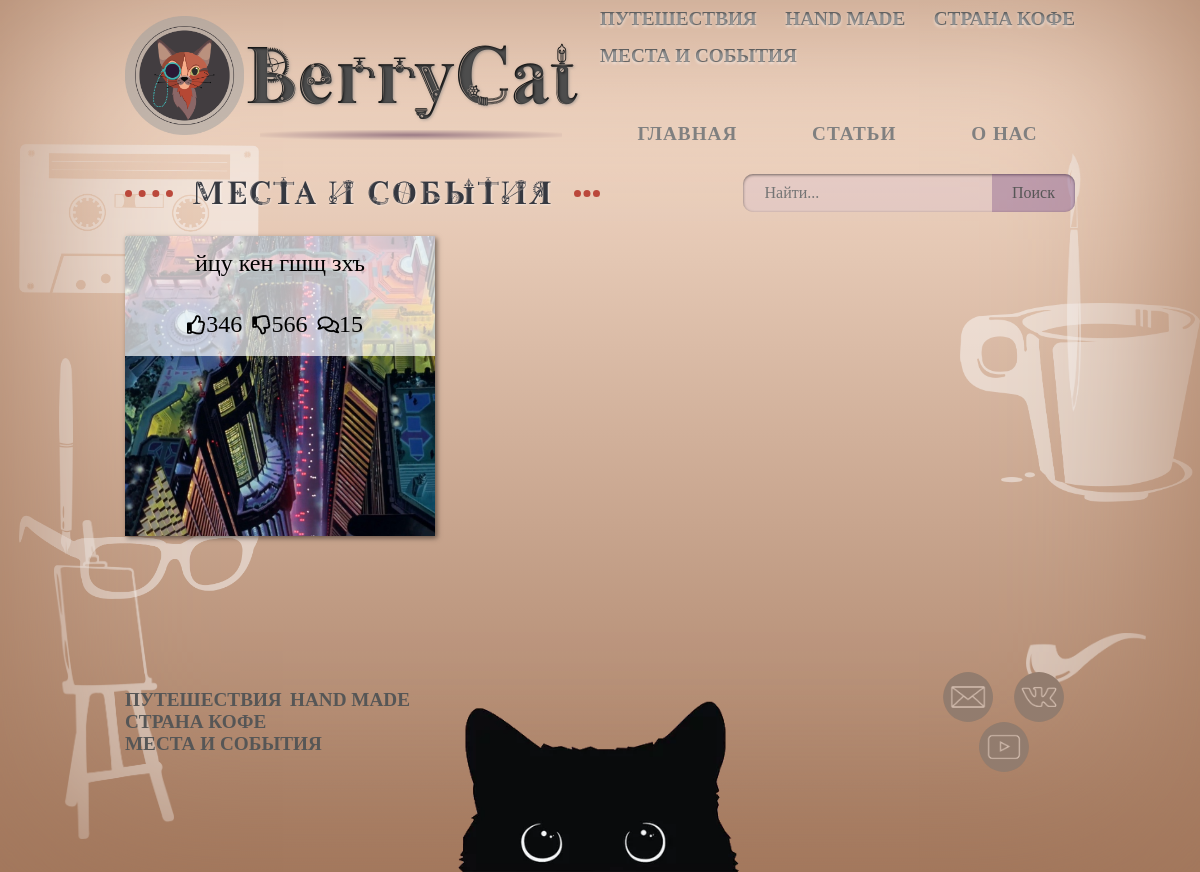
Before: /articles/places_and_events/ with the older database file.
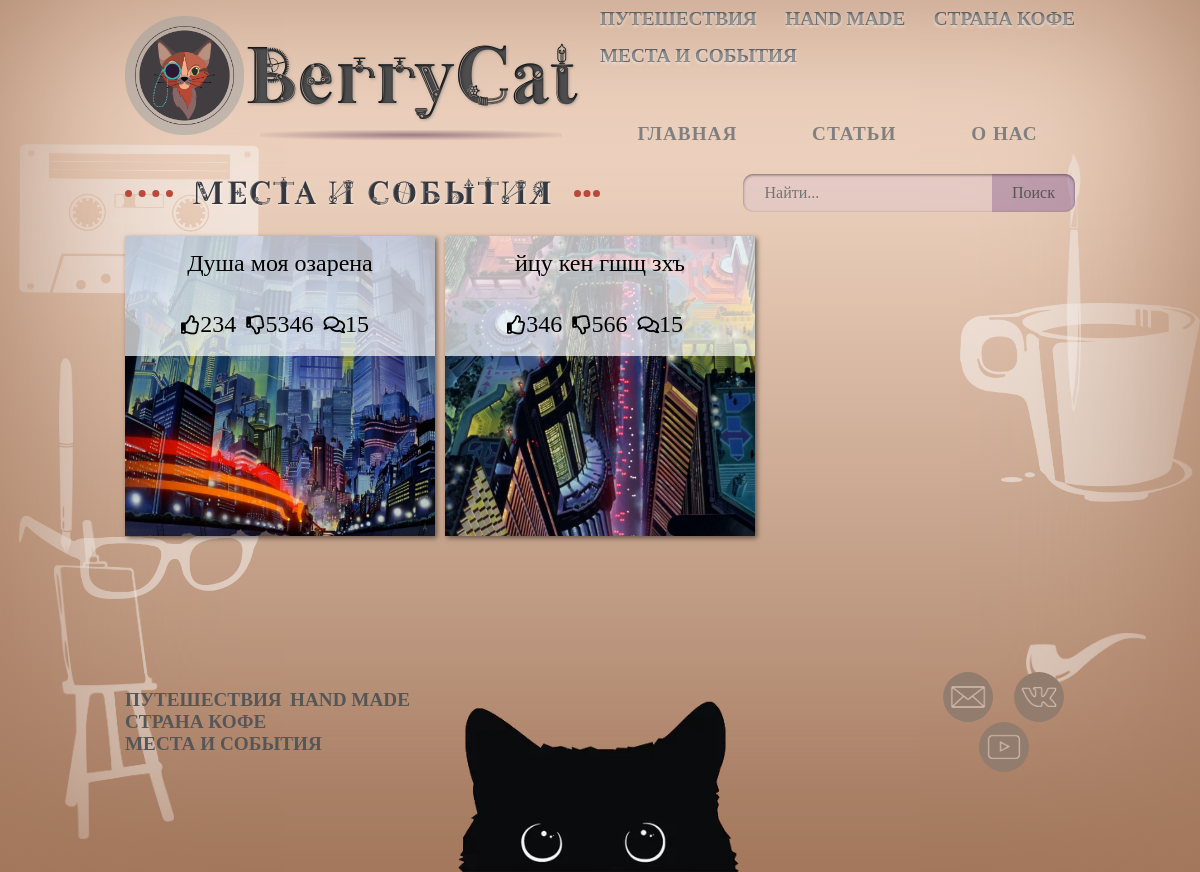
After: the same page with the newer database file.
### blog/models.py (models this page shows, shortened)
class Article(models.Model):
    RUBRIC = (
        ('all', "Статьи"),
        ('travel', "Путешествия"),
        ('coffee_country', "Страна Кофе"),
        ('hand_made', "Hand made"),
        ('places_and_events', "Места и события")
    )
    active = models.BooleanField()
    rubric = models.CharField(
        max_length=100, choices=RUBRIC, verbose_name="Рубрика", default="all")
    title = models.CharField(max_length=100, verbose_name="Название статьи")
    text_article = RichTextField()
    text_preview = models.CharField(max_length=255)
    date = models.DateTimeField(default=timezone.now)
    avtor = models.ForeignKey(User, on_delete=models.CASCADE)
    like = models.BigIntegerField()
    dislike = models.BigIntegerField()
    views_all = models.IntegerField('Просмотры', default=0)
    image = models.ImageField(upload_to='pictures/', null=True, blank=True)
    class Meta:
        verbose_name = "Статья"
        verbose_name_plural = "Статьи"

### blog/views.py (the view)
class Places_and_EventsArticleView(ListView):
    template_name = 'blog/rubric.html'
    context_object_name = 'article'
    ordering = ['-date']
    queryset = Article.objects.filter(rubric='places_and_events', active=1)
    paginate_by = 9
    def get_context_data(self, **kwargs):
        ctx = super(Places_and_EventsArticleView,
                    self).get_context_data(**kwargs)
        ctx['title'] = 'Места и события'
        return ctx

### blog/templates/blog/rubric.html (shortened to what this page needs)
{% extends 'blog/main.html' %}
{% load static %}
{% block rubric %}
<div class="wrapper_h2">
  <h2>{{ title }}</h2>
    {% include "blog/search_form.html" %}
</div>
<section id="last_article">
  {% for article in article %}
  <article class="article_bloc">
    <div class="wrapper_h3">
      <h3>{{ article.title }}</h3>
      <div class="social_mini">
        <p><i class="far fa-thumbs-up"></i><span>{{ article.like }}</span></p>
        <p><i class="far fa-thumbs-down"></i><span>{{ article.dislike }}</span></p>
        <p><i class="far fa-comments"></i><span>15</span></p>
      </div>
    </div>
    <img src="{{ BASE_DIR }}{{ article.image.url }}" alt="">
  </article>
  {% endfor %}
</section>
<div class="pag_mnu">
</div>
{% endblock rubric %}

### blog/templates/blog/main.html (shortened to what this page needs)
{% load static %}
<!DOCTYPE html>
<html lang="en">
<head>
  <link rel="stylesheet" href="{% static 'blog/css/normalize.css' %}">
  <link rel="stylesheet" href="{% static 'blog/css/fonts.css' %}">
  <link rel="stylesheet" href="{% static 'blog/libs/fontawesome/css/all.min.css' %}">
  <link rel="stylesheet" href="{% static 'blog/css/media.css' %}">
  <link rel="stylesheet" href="{% static 'blog/css/style.css' %}">
</head>
<body>
  <div class="wrapper">
    <header>
      <div id="logo">
        <div class="logo_img"></div>
        <h1>BerryCat</h1>
      </div>
      <div class="menu_bar">
        <nav class="ctgr_mnu">
          <a href="{% url 'travel' %}">Путешествия</a>
          <a href="{% url 'hand_made' %}">HAND MADE</a>
          <a href="{% url 'coffee_country' %}">Страна Кофе</a>
          <a href="{% url 'places_and_events' %}">Места и события</a>
        </nav>
        <nav id="top_mnu">
          <a href="{% url 'blog-home' %}">Главная</a>
          <a href="{% url 'articles' %}">Статьи</a>
          <a href="">О нас</a>
        </nav>
      </div>
    </header>
    {% block rubric %}
    {% endblock rubric %}
    <footer>
      <div class="themes_article_mini">
        <nav class="ctgr_mnu">
          <a href="{% url 'travel' %}">Путешествия</a>
          <a href="{% url 'hand_made' %}">HAND MADE</a>
          <a href="{% url 'coffee_country' %}">Страна Кофе</a>
          <a href="{% url 'places_and_events' %}">Места и события</a>
        </nav>
      </div>
      <div class="wrapper_footer_img"></div>
      <div class="contact_mini">
        <div class="icon_contact">
          <a href="#"></a>
          <a href="#"></a>
          <a href="#"></a>
        </div>
      </div>
    </footer>
  </div>
</body>
</html>

### blog/templates/blog/search_form.html
<form action="{% url 'search' %}" id="search-block-form" method="get">
	<div class="wrapper_input">
		<div class="form-item">
			<input type="text" name="q" maxlength="128" placeholder="Найти...">
		</div>
		<div class="form-actions">
			<button type="submit" class="form-submit">Поиск</button>
		</div>
	</div>
</form>

### blog/static/blog/css/media.css (style rules this page uses)
@media only screen
and (min-width : 1000px) { .wrapper { max-width: 950px; } }

Changed rows visible on the page:
added Article: title "Душа моя озарена", like "234", dislike "5346", image (picture)
